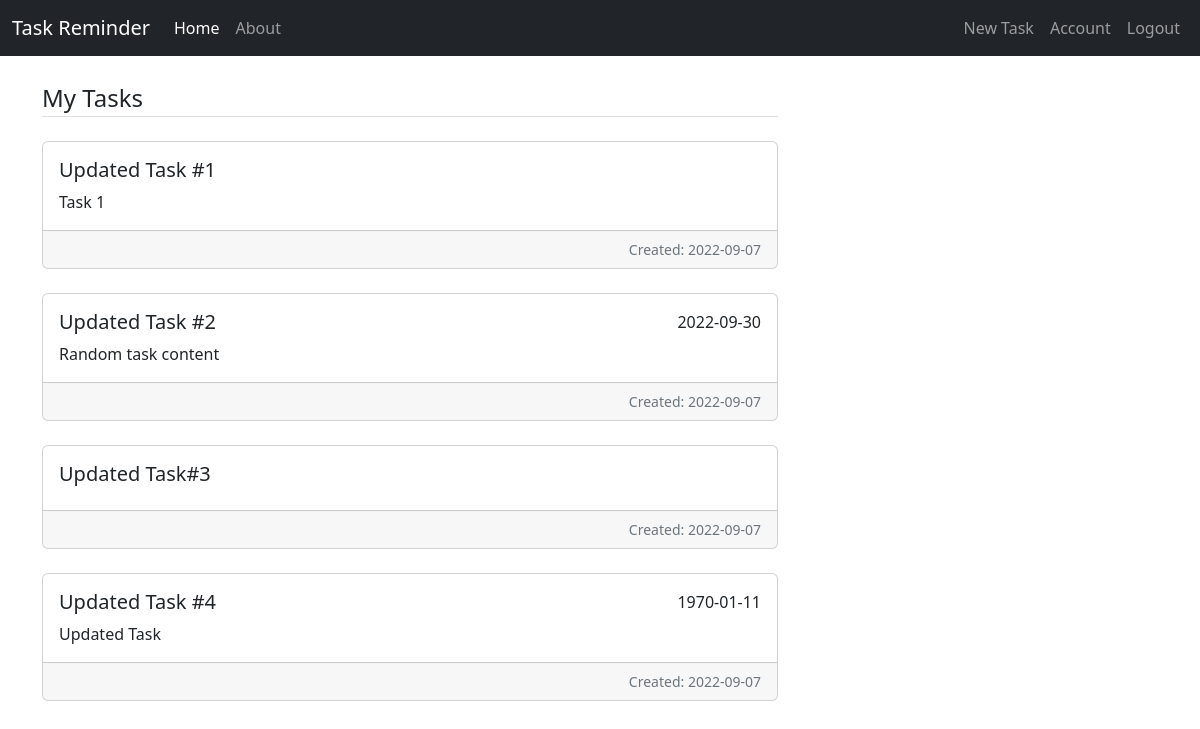
The page /home (signed in) on the database as committed earlier.
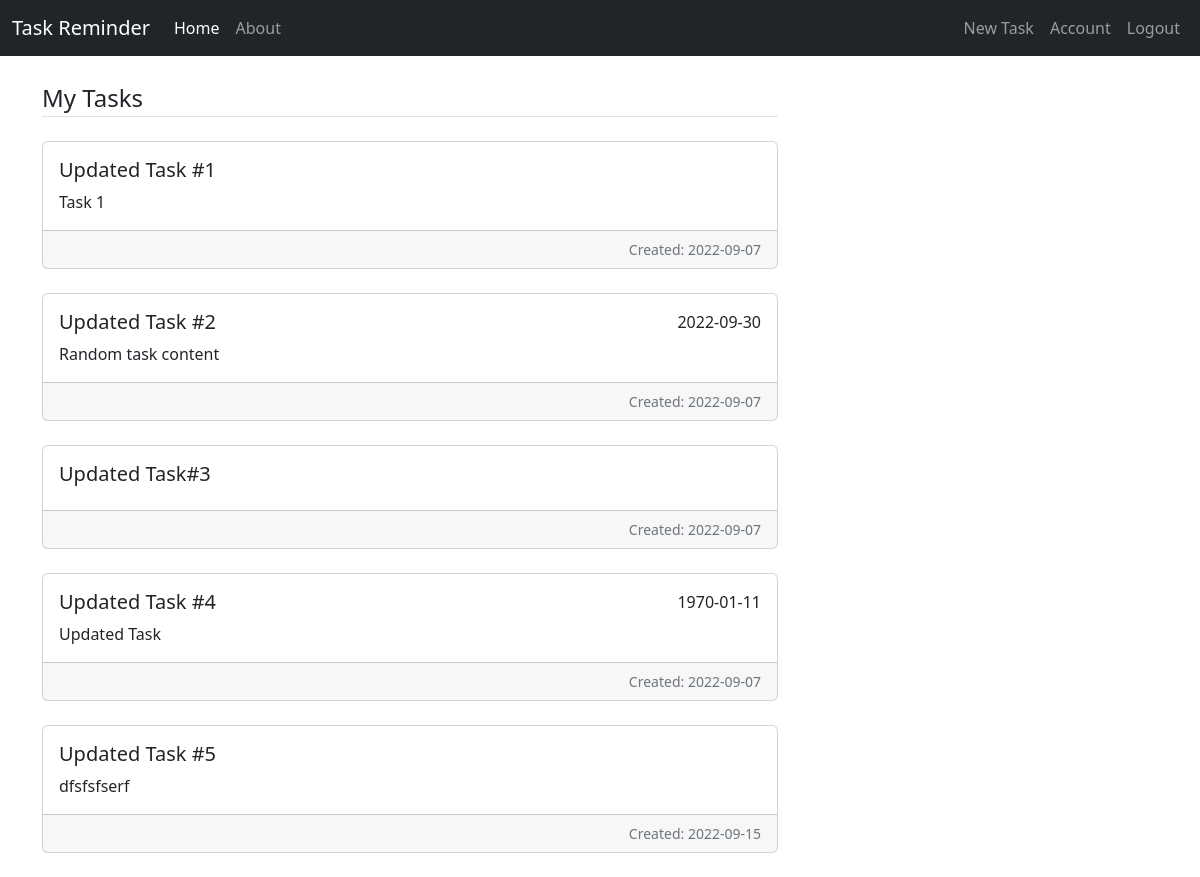
The same page on the database as committed later.
### task_app/models.py (models this page shows, shortened)
class Task(db.Model):
    id = db.Column(db.Integer, primary_key=True)
    title = db.Column(db.String(100), nullable=False)
    content = db.Column(db.Text)
    date_created = db.Column(db.Date, nullable=False, default=datetime.utcnow)
    date_tasked = db.Column(db.Date, default=date(1970, 1, 1)) # Date cannot be null. TODO validation
    user_id = db.Column(db.Integer, db.ForeignKey("user.id"), nullable=False)

### task_app/main/routes.py (the view)
@main.route("/")
@main.route("/home")
@login_required
def home():
    tasks = Task.query.filter_by(user_id=current_user.id).all()
    return render_template("home.html", tasks=tasks)

### task_app/models.py (called while the page is built)
@login_manager.user_loader
def load_user(user_id):
    return User.query.get(int(user_id))

### task_app/templates/home.html (shortened to what this page needs)
{% extends "layout.html" %}
{% block content %}
    <legend class="border-bottom mb-4 mt-4">My Tasks</legend>
    {% for task in tasks %}
        <div class="card text-justify mb-4">
            <div class="card-body">
                <div class="d-flex">
                    <h5 class="card-title">{{ task.title }}</h5>
                    <span class="card-text ms-auto">
                        {{ task.date_tasked if task.date_tasked.strftime("%Y-%m-%d") != "1970-01-01" else "" }}
                    </span>
                </div>
                <p class="card-text">{{ task.content }}</p>
            </div>
            <div class="card-footer text-muted d-flex">
                <small class="ms-auto">Created: {{ task.date_created.strftime("%Y-%m-%d") }}</small>
            </div>
        </div>
    {% endfor %}
{% endblock content %}

### task_app/templates/layout.html (shortened to what this page needs)
<!DOCTYPE html>
<html lang="en">
<head>
  <link href="https://cdn.jsdelivr.net/npm/bootstrap@5.2.0/dist/css/bootstrap.min.css" rel="stylesheet"
>
  <link rel="stylesheet" href="https://cdn.jsdelivr.net/npm/bootstrap-icons@1.9.1/font/bootstrap-icons.css">
  <link rel="stylesheet" href="{{ url_for('static', filename='styles.css') }}">
</head>
<body>
  <nav class="navbar navbar-expand-sm navbar-dark bg-dark" aria-label="Third navbar example">
      <div class="container-fluid">
        <a class="navbar-brand" href="{{ url_for('main.home') }}">Task Reminder</a>
        <div class="collapse navbar-collapse" id="navbarsExample03">
          <ul class="navbar-nav me-auto mb-2 mb-sm-0">
            <li class="nav-item"><a class="nav-link active" aria-current="page" href="{{ url_for('main.home') }}">Home</a></li>
            <li class="nav-item"><a class="nav-link" href="{{ url_for('main.about') }}">About</a></li>
          </ul>
          <ul class="navbar-nav mb-2 mb-sm-0">
            {% if current_user.is_authenticated %}
            <li class="nav-item"><a class="nav-link" href="{{ url_for('tasks.new_task') }}">New Task</a></li>
              <li class="nav-item"><a class="nav-link" href="{{ url_for('users.account') }}">Account</a></li>
              <li class="nav-item"><a class="nav-link" href="{{ url_for('users.logout') }}">Logout</a></li>
            {% else %}
              <li class="nav-item"><a class="nav-link" href="{{ url_for('users.login') }}">Login</a></li>
              <li class="nav-item"><a class="nav-link" href="{{ url_for('users.register') }}">Register</a></li>
            {% endif%}
          </ul>
        </div>
      </div>
    </nav>
    <main role="main" class="container">
        <div class="row">
          <div class="col-md-8">
            {% block content %}{% endblock %}
          </div>
        </div>
      </main>
  </body>
</html>

Rows that differ between the two databases and show on the page:
added Task: title "Updated Task #5", content "dfsfsfserf", date_created "2022-09-15"
